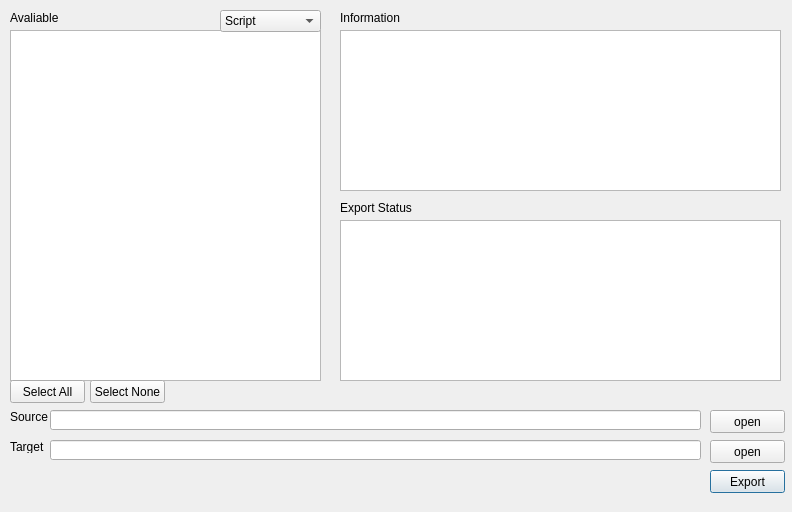
<?xml version="1.0" encoding="UTF-8"?>
<ui version="4.0">
 <class>Dialog</class>
 <widget class="QDialog" name="Dialog">
  <property name="geometry">
   <rect>
    <x>0</x>
    <y>0</y>
    <width>792</width>
    <height>512</height>
   </rect>
  </property>
  <property name="windowTitle">
   <string>Export Window</string>
  </property>
  <widget class="QTextEdit" name="text_info">
   <property name="geometry">
    <rect>
     <x>340</x>
     <y>30</y>
     <width>441</width>
     <height>161</height>
    </rect>
   </property>
  </widget>
  <widget class="QListView" name="list_script">
   <property name="geometry">
    <rect>
     <x>10</x>
     <y>30</y>
     <width>311</width>
     <height>351</height>
    </rect>
   </property>
   <property name="selectionMode">
    <enum>QAbstractItemView::ExtendedSelection</enum>
   </property>
  </widget>
  <widget class="QPushButton" name="btn_export">
   <property name="geometry">
    <rect>
     <x>710</x>
     <y>470</y>
     <width>75</width>
     <height>23</height>
    </rect>
   </property>
   <property name="text">
    <string>Export</string>
   </property>
  </widget>
  <widget class="QTextBrowser" name="text_error">
   <property name="geometry">
    <rect>
     <x>340</x>
     <y>220</y>
     <width>441</width>
     <height>161</height>
    </rect>
   </property>
   <property name="sizePolicy">
    <sizepolicy hsizetype="Expanding" vsizetype="Expanding">
     <horstretch>2</horstretch>
     <verstretch>2</verstretch>
    </sizepolicy>
   </property>
  </widget>
  <widget class="QPushButton" name="btn_open_source">
   <property name="geometry">
    <rect>
     <x>710</x>
     <y>410</y>
     <width>75</width>
     <height>23</height>
    </rect>
   </property>
   <property name="text">
    <string>open</string>
   </property>
  </widget>
  <widget class="QLineEdit" name="source_path">
   <property name="geometry">
    <rect>
     <x>50</x>
     <y>410</y>
     <width>651</width>
     <height>20</height>
    </rect>
   </property>
  </widget>
  <widget class="QLabel" name="label">
   <property name="geometry">
    <rect>
     <x>10</x>
     <y>410</y>
     <width>46</width>
     <height>13</height>
    </rect>
   </property>
   <property name="text">
    <string>Source</string>
   </property>
  </widget>
  <widget class="QLabel" name="label_2">
   <property name="geometry">
    <rect>
     <x>10</x>
     <y>440</y>
     <width>46</width>
     <height>13</height>
    </rect>
   </property>
   <property name="text">
    <string>Target</string>
   </property>
  </widget>
  <widget class="QLineEdit" name="target_path">
   <property name="geometry">
    <rect>
     <x>50</x>
     <y>440</y>
     <width>651</width>
     <height>20</height>
    </rect>
   </property>
  </widget>
  <widget class="QPushButton" name="btn_open_target">
   <property name="geometry">
    <rect>
     <x>710</x>
     <y>440</y>
     <width>75</width>
     <height>23</height>
    </rect>
   </property>
   <property name="text">
    <string>open</string>
   </property>
  </widget>
  <widget class="QPushButton" name="btn_select_all">
   <property name="geometry">
    <rect>
     <x>10</x>
     <y>380</y>
     <width>75</width>
     <height>23</height>
    </rect>
   </property>
   <property name="text">
    <string>Select All</string>
   </property>
  </widget>
  <widget class="QPushButton" name="btn_select_none">
   <property name="geometry">
    <rect>
     <x>90</x>
     <y>380</y>
     <width>75</width>
     <height>23</height>
    </rect>
   </property>
   <property name="text">
    <string>Select None</string>
   </property>
  </widget>
  <widget class="QLabel" name="label_3">
   <property name="geometry">
    <rect>
     <x>340</x>
     <y>10</y>
     <width>101</width>
     <height>16</height>
    </rect>
   </property>
   <property name="text">
    <string>Information</string>
   </property>
  </widget>
  <widget class="QLabel" name="label_4">
   <property name="geometry">
    <rect>
     <x>340</x>
     <y>200</y>
     <width>81</width>
     <height>16</height>
    </rect>
   </property>
   <property name="text">
    <string>Export Status</string>
   </property>
  </widget>
  <widget class="QLabel" name="label_5">
   <property name="geometry">
    <rect>
     <x>10</x>
     <y>10</y>
     <width>91</width>
     <height>16</height>
    </rect>
   </property>
   <property name="text">
    <string>Avaliable</string>
   </property>
  </widget>
  <widget class="QComboBox" name="cmb_select_type">
   <property name="geometry">
    <rect>
     <x>220</x>
     <y>10</y>
     <width>101</width>
     <height>22</height>
    </rect>
   </property>
   <item>
    <property name="text">
     <string>Script</string>
    </property>
   </item>
   <item>
    <property name="text">
     <string>Instrument</string>
    </property>
   </item>
  </widget>
 </widget>
 <resources/>
 <connections/>
</ui>
